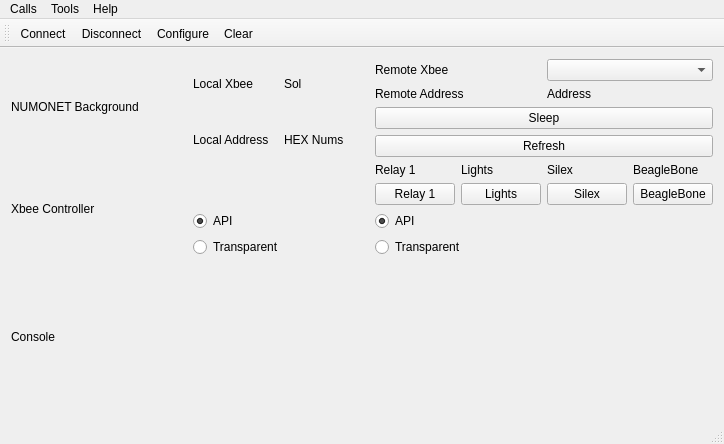
<?xml version="1.0" encoding="UTF-8"?>
<ui version="4.0">
 <class>MainWindow</class>
 <widget class="QMainWindow" name="MainWindow">
  <property name="geometry">
   <rect>
    <x>0</x>
    <y>0</y>
    <width>724</width>
    <height>444</height>
   </rect>
  </property>
  <property name="windowTitle">
   <string>NUMONET Buoy Controller</string>
  </property>
  <widget class="QWidget" name="MainWidget">
   <layout class="QVBoxLayout" name="verticalLayout">
    <item>
     <layout class="QHBoxLayout" name="horizontalLayout">
      <item>
       <layout class="QVBoxLayout" name="LogoArea">
        <item>
         <widget class="QLabel" name="Logo">
          <property name="sizePolicy">
           <sizepolicy hsizetype="Preferred" vsizetype="Preferred">
            <horstretch>0</horstretch>
            <verstretch>0</verstretch>
           </sizepolicy>
          </property>
          <property name="styleSheet">
           <string notr="true"/>
          </property>
          <property name="text">
           <string>NUMONET Background</string>
          </property>
         </widget>
        </item>
        <item>
         <widget class="QLabel" name="Title">
          <property name="text">
           <string>Xbee Controller</string>
          </property>
         </widget>
        </item>
       </layout>
      </item>
      <item>
       <layout class="QVBoxLayout" name="Local">
        <item>
         <layout class="QHBoxLayout" name="LocalNameGroup">
          <item>
           <widget class="QLabel" name="LocalNameLabel">
            <property name="text">
             <string>Local Xbee</string>
            </property>
           </widget>
          </item>
          <item>
           <widget class="QLabel" name="LocalName">
            <property name="text">
             <string>Sol</string>
            </property>
           </widget>
          </item>
         </layout>
        </item>
        <item>
         <layout class="QHBoxLayout" name="LocalAddressGroup">
          <item>
           <widget class="QLabel" name="LocalAddressLabel">
            <property name="text">
             <string>Local Address</string>
            </property>
           </widget>
          </item>
          <item>
           <widget class="QLabel" name="LocalAddress">
            <property name="text">
             <string>HEX Nums</string>
            </property>
           </widget>
          </item>
         </layout>
        </item>
        <item>
         <spacer name="verticalSpacer">
          <property name="orientation">
           <enum>Qt::Vertical</enum>
          </property>
          <property name="sizeType">
           <enum>QSizePolicy::Fixed</enum>
          </property>
          <property name="sizeHint" stdset="0">
           <size>
            <width>20</width>
            <height>40</height>
           </size>
          </property>
         </spacer>
        </item>
        <item>
         <layout class="QVBoxLayout" name="LocalMode">
          <item>
           <widget class="QRadioButton" name="LocalAPI">
            <property name="text">
             <string>API</string>
            </property>
            <property name="checked">
             <bool>true</bool>
            </property>
            <attribute name="buttonGroup">
             <string notr="true">buttonGroup</string>
            </attribute>
           </widget>
          </item>
          <item>
           <widget class="QRadioButton" name="LocalTransparent">
            <property name="text">
             <string>Transparent</string>
            </property>
            <attribute name="buttonGroup">
             <string notr="true">buttonGroup</string>
            </attribute>
           </widget>
          </item>
         </layout>
        </item>
       </layout>
      </item>
      <item>
       <layout class="QVBoxLayout" name="Remote">
        <item>
         <layout class="QHBoxLayout" name="RemoteXbee">
          <item>
           <widget class="QLabel" name="RemoteXbeeLabel">
            <property name="text">
             <string>Remote Xbee</string>
            </property>
           </widget>
          </item>
          <item>
           <widget class="QComboBox" name="RemoteXbeeSelector"/>
          </item>
         </layout>
        </item>
        <item>
         <layout class="QHBoxLayout" name="RemoteAddressGroup">
          <item>
           <widget class="QLabel" name="RemoteAddressLabel">
            <property name="text">
             <string>Remote Address</string>
            </property>
           </widget>
          </item>
          <item>
           <widget class="QLabel" name="RemoteAddress">
            <property name="text">
             <string>Address</string>
            </property>
           </widget>
          </item>
         </layout>
        </item>
        <item>
         <widget class="QPushButton" name="SleepButton">
          <property name="text">
           <string>Sleep</string>
          </property>
          <property name="checkable">
           <bool>true</bool>
          </property>
          <property name="checked">
           <bool>false</bool>
          </property>
         </widget>
        </item>
        <item>
         <widget class="QPushButton" name="RefreshButton">
          <property name="text">
           <string>Refresh</string>
          </property>
          <property name="shortcut">
           <string>F5</string>
          </property>
         </widget>
        </item>
        <item>
         <layout class="QVBoxLayout" name="RemoteRelays">
          <item>
           <layout class="QHBoxLayout" name="RemoteRelayIndicators">
            <item>
             <widget class="QLabel" name="Indicator1">
              <property name="text">
               <string>Relay 1</string>
              </property>
             </widget>
            </item>
            <item>
             <widget class="QLabel" name="Indicator2">
              <property name="text">
               <string>Lights</string>
              </property>
             </widget>
            </item>
            <item>
             <widget class="QLabel" name="Indicator3">
              <property name="text">
               <string>Silex</string>
              </property>
             </widget>
            </item>
            <item>
             <widget class="QLabel" name="Indicator4">
              <property name="text">
               <string>BeagleBone</string>
              </property>
             </widget>
            </item>
           </layout>
          </item>
          <item>
           <layout class="QHBoxLayout" name="RemoteRelayButtons">
            <item>
             <widget class="QPushButton" name="Relay1">
              <property name="text">
               <string>Relay 1</string>
              </property>
              <property name="shortcut">
               <string>1</string>
              </property>
              <property name="checkable">
               <bool>true</bool>
              </property>
             </widget>
            </item>
            <item>
             <widget class="QPushButton" name="Relay2">
              <property name="text">
               <string>Lights</string>
              </property>
              <property name="shortcut">
               <string>2</string>
              </property>
              <property name="checkable">
               <bool>true</bool>
              </property>
             </widget>
            </item>
            <item>
             <widget class="QPushButton" name="Relay3">
              <property name="text">
               <string>Silex</string>
              </property>
              <property name="shortcut">
               <string>3</string>
              </property>
              <property name="checkable">
               <bool>true</bool>
              </property>
             </widget>
            </item>
            <item>
             <widget class="QPushButton" name="Relay4">
              <property name="text">
               <string>BeagleBone</string>
              </property>
              <property name="shortcut">
               <string>4</string>
              </property>
              <property name="checkable">
               <bool>true</bool>
              </property>
             </widget>
            </item>
           </layout>
          </item>
         </layout>
        </item>
        <item>
         <layout class="QVBoxLayout" name="RemoteMode">
          <item>
           <widget class="QRadioButton" name="RemoteAPI">
            <property name="text">
             <string>API</string>
            </property>
            <property name="checked">
             <bool>true</bool>
            </property>
            <attribute name="buttonGroup">
             <string notr="true">buttonGroup_2</string>
            </attribute>
           </widget>
          </item>
          <item>
           <widget class="QRadioButton" name="RemoteTransparent">
            <property name="text">
             <string>Transparent</string>
            </property>
            <attribute name="buttonGroup">
             <string notr="true">buttonGroup_2</string>
            </attribute>
           </widget>
          </item>
         </layout>
        </item>
       </layout>
      </item>
     </layout>
    </item>
    <item>
     <layout class="QVBoxLayout" name="ConsoleWidget">
      <item>
       <widget class="QLabel" name="label">
        <property name="text">
         <string>Console</string>
        </property>
       </widget>
      </item>
     </layout>
    </item>
   </layout>
  </widget>
  <widget class="QMenuBar" name="menuBar">
   <property name="geometry">
    <rect>
     <x>0</x>
     <y>0</y>
     <width>724</width>
     <height>22</height>
    </rect>
   </property>
   <widget class="QMenu" name="menuCalls">
    <property name="title">
     <string>Calls</string>
    </property>
    <addaction name="actionConnect"/>
    <addaction name="actionDisconnect"/>
    <addaction name="separator"/>
    <addaction name="actionQuit"/>
   </widget>
   <widget class="QMenu" name="menuTools">
    <property name="title">
     <string>Tools</string>
    </property>
    <addaction name="actionConfigure"/>
    <addaction name="actionClear"/>
   </widget>
   <widget class="QMenu" name="menuHelp">
    <property name="title">
     <string>Help</string>
    </property>
    <addaction name="actionAbout"/>
    <addaction name="actionAboutQt"/>
   </widget>
   <addaction name="menuCalls"/>
   <addaction name="menuTools"/>
   <addaction name="menuHelp"/>
  </widget>
  <widget class="QToolBar" name="mainToolBar">
   <attribute name="toolBarArea">
    <enum>TopToolBarArea</enum>
   </attribute>
   <attribute name="toolBarBreak">
    <bool>false</bool>
   </attribute>
   <addaction name="actionConnect"/>
   <addaction name="actionDisconnect"/>
   <addaction name="actionConfigure"/>
   <addaction name="actionClear"/>
  </widget>
  <widget class="QStatusBar" name="statusBar"/>
  <action name="actionAbout">
   <property name="text">
    <string>&amp;About</string>
   </property>
   <property name="toolTip">
    <string>About program</string>
   </property>
   <property name="shortcut">
    <string>Alt+A</string>
   </property>
  </action>
  <action name="actionAboutQt">
   <property name="text">
    <string>About Qt</string>
   </property>
  </action>
  <action name="actionConnect">
   <property name="icon">
    <iconset resource="resources.qrc">
     <normaloff>:/Resources/Images/connect.png</normaloff>:/Resources/Images/connect.png</iconset>
   </property>
   <property name="text">
    <string>C&amp;onnect</string>
   </property>
   <property name="toolTip">
    <string>Connect to serial port</string>
   </property>
   <property name="shortcut">
    <string>Ctrl+O</string>
   </property>
  </action>
  <action name="actionDisconnect">
   <property name="icon">
    <iconset resource="resources.qrc">
     <normaloff>:/Resources/Images/disconnect.png</normaloff>:/Resources/Images/disconnect.png</iconset>
   </property>
   <property name="text">
    <string>&amp;Disconnect</string>
   </property>
   <property name="toolTip">
    <string>Disconnect from serial port</string>
   </property>
   <property name="shortcut">
    <string>Ctrl+D</string>
   </property>
  </action>
  <action name="actionConfigure">
   <property name="icon">
    <iconset resource="resources.qrc">
     <normaloff>:/Resources/Images/settings.png</normaloff>:/Resources/Images/settings.png</iconset>
   </property>
   <property name="text">
    <string>&amp;Configure</string>
   </property>
   <property name="toolTip">
    <string>Configure serial port</string>
   </property>
   <property name="shortcut">
    <string>Alt+C</string>
   </property>
  </action>
  <action name="actionClear">
   <property name="icon">
    <iconset resource="resources.qrc">
     <normaloff>:/Resources/Images/clear.png</normaloff>:/Resources/Images/clear.png</iconset>
   </property>
   <property name="text">
    <string>C&amp;lear</string>
   </property>
   <property name="toolTip">
    <string>Clear data</string>
   </property>
   <property name="shortcut">
    <string>Alt+L</string>
   </property>
  </action>
  <action name="actionQuit">
   <property name="icon">
    <iconset resource="resources.qrc">
     <normaloff>:/Resources/Images/application-exit.png</normaloff>:/Resources/Images/application-exit.png</iconset>
   </property>
   <property name="text">
    <string>&amp;Quit</string>
   </property>
   <property name="shortcut">
    <string>Ctrl+Q</string>
   </property>
  </action>
 </widget>
 <layoutdefault spacing="6" margin="11"/>
 <resources>
  <include location="resources.qrc"/>
 </resources>
 <connections/>
 <buttongroups>
  <buttongroup name="buttonGroup"/>
  <buttongroup name="buttonGroup_2"/>
 </buttongroups>
</ui>
